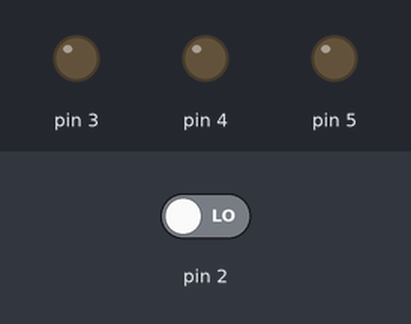
Recording of a sketch running on a simulated Arduino Uno, built with avr-gcc and run on an emulated ATmega328P. Parts: output pins drawn as LEDs (lit = HIGH). Inputs (shaded band) come from the test bench; at power-on: pin 2 LOW.

Above: at 1.6 s.
1.7 s: pin 2 driven HIGH
At 2.2 s:
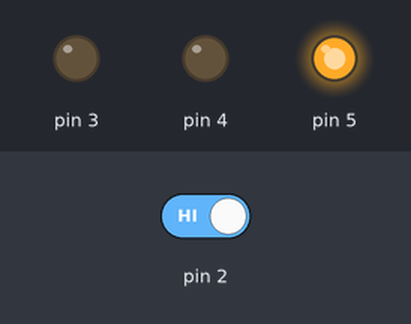
At 4.6 s:
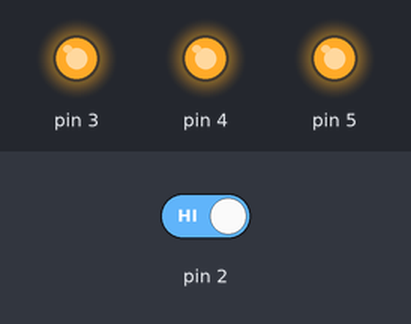
4.7 s: pin 2 driven LOW
At 5.6 s:
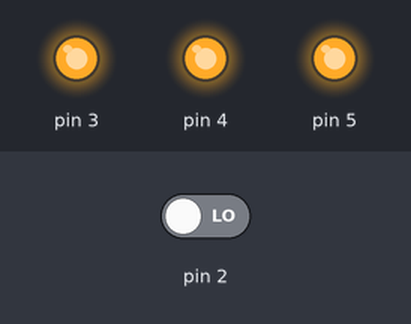
Timing chart, 0 to 7.7 s (numbered marks = the images above; inputs shaded):
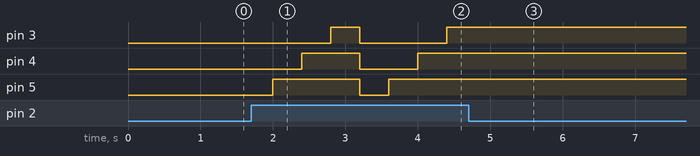

The sketch:

encendiendo_leds_con_boton_2.ino
```cpp
int button_status = 0;
int active_leds = 0;

void setup() {
  Serial.begin(9600);
  pinMode(3, OUTPUT);
  pinMode(4, OUTPUT);
  pinMode(5, OUTPUT);
  pinMode(2, INPUT);
}

void loop() {
  button_status = digitalRead(2);
  if(button_status==HIGH) {
    active_leds++;
  }

  if(active_leds>3) {
    active_leds = 0;
  }

  switch(active_leds) {
    case 1:
      digitalWrite(3, LOW);
      digitalWrite(4, LOW);
      digitalWrite(5, HIGH);
    break;
    case 2:
      digitalWrite(3, LOW);
      digitalWrite(4, HIGH);
      digitalWrite(5, HIGH);
    break;
    case 3:
      digitalWrite(3, HIGH);
      digitalWrite(4, HIGH);
      digitalWrite(5, HIGH);
    break;
    default:
      digitalWrite(3, LOW);
      digitalWrite(4, LOW);
      digitalWrite(5, LOW);
    break;
  }

  delay(400);
}
```

Measured:
- after the input at 1.7 s, pin 3: LOW → HIGH after 1.1 s, → LOW 0.40 s later, → HIGH 1.2 s later; pin 4: LOW → HIGH after 0.70 s, → LOW 0.80 s later, → HIGH 0.80 s later; pin 5: LOW → HIGH after 0.30 s, → LOW 1.2 s later, → HIGH 0.40 s later
- after the input at 4.7 s, pin 3–5: stops changing and stays HIGH
